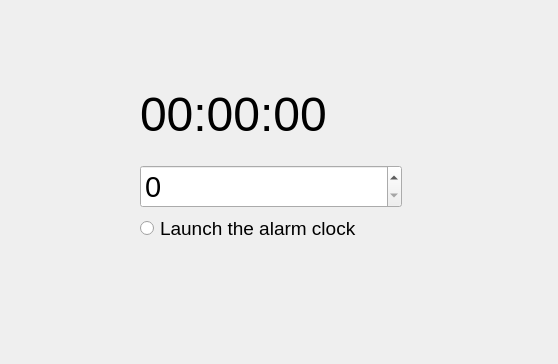
<?xml version="1.0" encoding="UTF-8"?>
<ui version="4.0">
 <class>Dialog</class>
 <widget class="QDialog" name="Dialog">
  <property name="geometry">
   <rect>
    <x>0</x>
    <y>0</y>
    <width>558</width>
    <height>364</height>
   </rect>
  </property>
  <property name="windowTitle">
   <string>Dialog</string>
  </property>
  <widget class="QWidget" name="">
   <property name="geometry">
    <rect>
     <x>140</x>
     <y>70</y>
     <width>262</width>
     <height>173</height>
    </rect>
   </property>
   <layout class="QVBoxLayout" name="verticalLayout_2">
    <item>
     <layout class="QVBoxLayout" name="verticalLayout">
      <item>
       <widget class="QLabel" name="label">
        <property name="font">
         <font>
          <pointsize>36</pointsize>
         </font>
        </property>
        <property name="text">
         <string>00:00:00</string>
        </property>
       </widget>
      </item>
      <item>
       <widget class="QSpinBox" name="spinBox">
        <property name="font">
         <font>
          <pointsize>22</pointsize>
         </font>
        </property>
        <property name="maximum">
         <number>1000000</number>
        </property>
        <property name="singleStep">
         <number>1000</number>
        </property>
       </widget>
      </item>
     </layout>
    </item>
    <item>
     <widget class="QRadioButton" name="radioButton">
      <property name="font">
       <font>
        <pointsize>14</pointsize>
       </font>
      </property>
      <property name="text">
       <string>Launch the alarm clock</string>
      </property>
     </widget>
    </item>
   </layout>
  </widget>
 </widget>
 <resources/>
 <connections/>
</ui>
